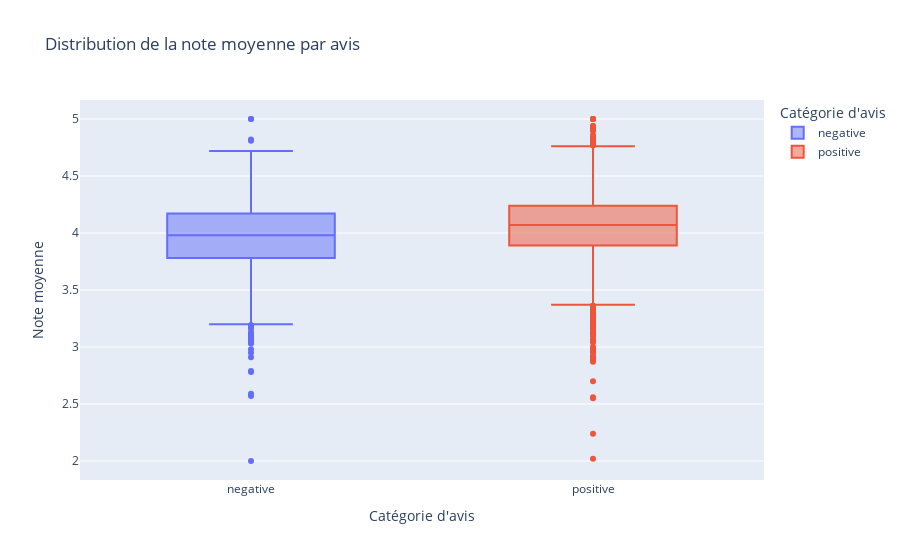

This figure's notebook cell:
### Code cell
#Visualization box plot
fig_avis = px.box(merged_clean_agg,
             x='avis',
             y='average_rating',
             title="Distribution de la note moyenne par avis",
             labels={'avis': "Catégorie d'avis", 'average_rating': 'Note moyenne'},
             color='avis')

fig_avis.show()

### Figure 1 — Plotly figure (JSON) as saved in the notebook; plotly's stock layout.template omitted (floating-point values rounded to 4 significant figures; data arrays with more than 128 entries replaced by an {"elided": "..."} marker saying what was removed)
{"data": [{"alignmentgroup": "True", "hovertemplate": "Catégorie d'avis=%{x}<br>Note moyenne=%{y}<extra></extra>", "legendgroup": "negative", "marker": {"color": "#636efa"}, "name": "negative", "notched": false, "offsetgroup": "negative", "orientation": "v", "showlegend": true, "type": "box", "x": {"elided": "2386 str values"}, "x0": " ", "xaxis": "x", "y": {"elided": "2386 float values"}, "y0": " ", "yaxis": "y"}, {"alignmentgroup": "True", "hovertemplate": "Catégorie d'avis=%{x}<br>Note moyenne=%{y}<extra></extra>", "legendgroup": "positive", "marker": {"color": "#EF553B"}, "name": "positive", "notched": false, "offsetgroup": "positive", "orientation": "v", "showlegend": true, "type": "box", "x": {"elided": "9711 str values"}, "x0": " ", "xaxis": "x", "y": {"elided": "9711 float values"}, "y0": " ", "yaxis": "y"}], "layout": {"boxmode": "overlay", "legend": {"title": {"text": "Catégorie d'avis"}, "tracegroupgap": 0}, "title": {"text": "Distribution de la note moyenne par avis"}, "xaxis": {"anchor": "y", "categoryarray": ["negative", "positive"], "categoryorder": "array", "domain": [0, 1], "title": {"text": "Catégorie d'avis"}}, "yaxis": {"anchor": "x", "domain": [0, 1], "title": {"text": "Note moyenne"}}}}
